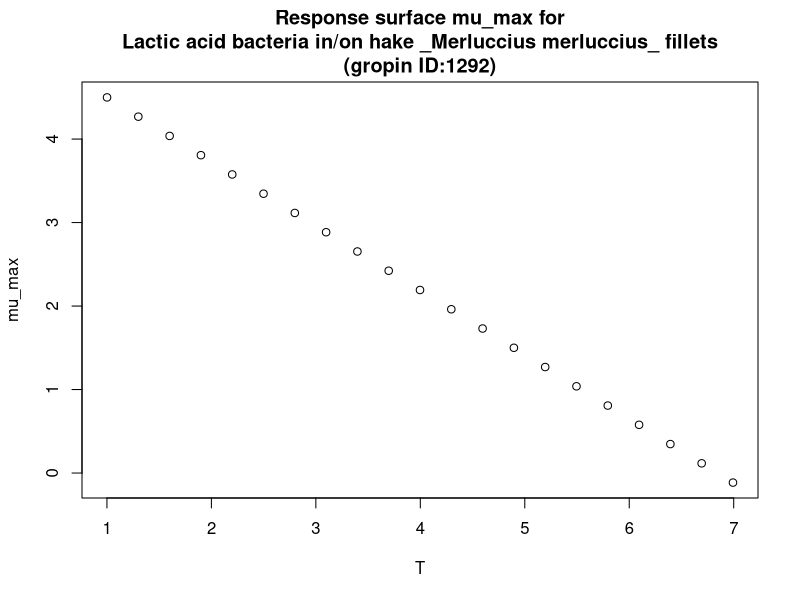

Here is the R script that generated this plot:
#############################
# start of Parameter script
#############################
T <- seq(1.001,6.99300699300699,length.out=21)
#############################
# end of Parameter script
#############################
############################# 
# start of Model script Gropin ID 1292 
#############################
 
# constant coefficients for this model
 
variables <- data.frame(T)
argumentsPar <- expand.grid(variables)
 
# heart of the model
response_surface <- function(T) {
   mumax <-(-0.77*T+5.27)

return(mumax=mumax)
} 

# output parameters
mumax <- cbind(argumentsPar,response_surface(argumentsPar['T']))
colnames(mumax) <- c(colnames(argumentsPar),'mumax')
#############################
# End of Model script
#############################
############################# 
# start of Visualisation script Gropin ID 1292 
#############################
plot(T,mumax$mumax,
                          xlab='T',
                          ylab='mu_max',main='Response surface mu_max for
Lactic acid bacteria in/on hake _Merluccius merluccius_ fillets
(gropin ID:1292)')
#############################
# End of Visualisation script
#############################
